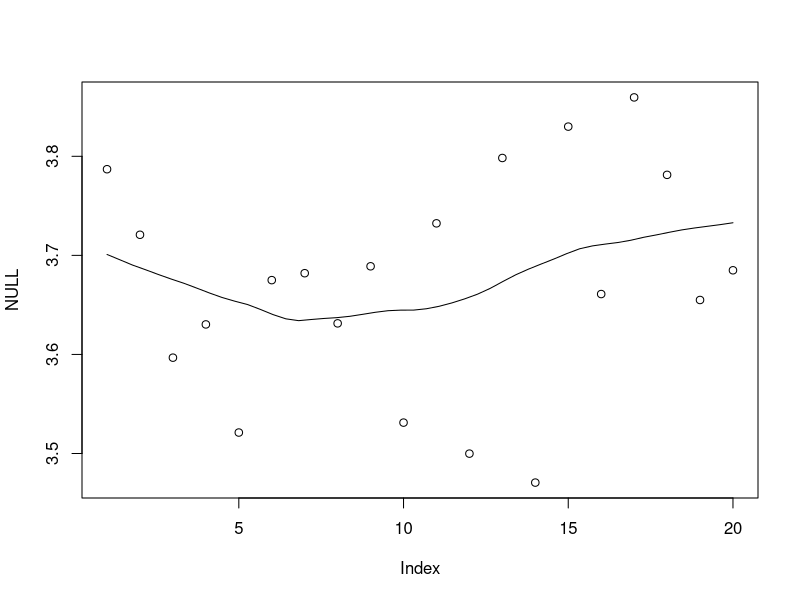
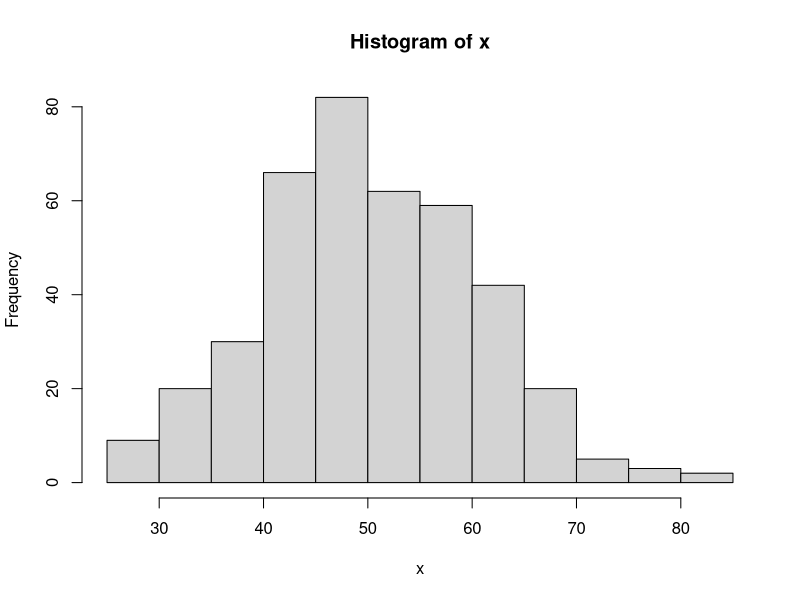

The R script that drew these images, in order:
rnorm(20)


# Use a different mean and standard deviation
x <- rnorm(20, mean=3.7, sd=.1)
cat(x,sep = "\n")
scatter.smooth(x, y = NULL)
print(x)

# To check that the distribution looks right, make a histogram of the numbers
x <- rnorm(400, mean=50, sd=10)
hist(x)
